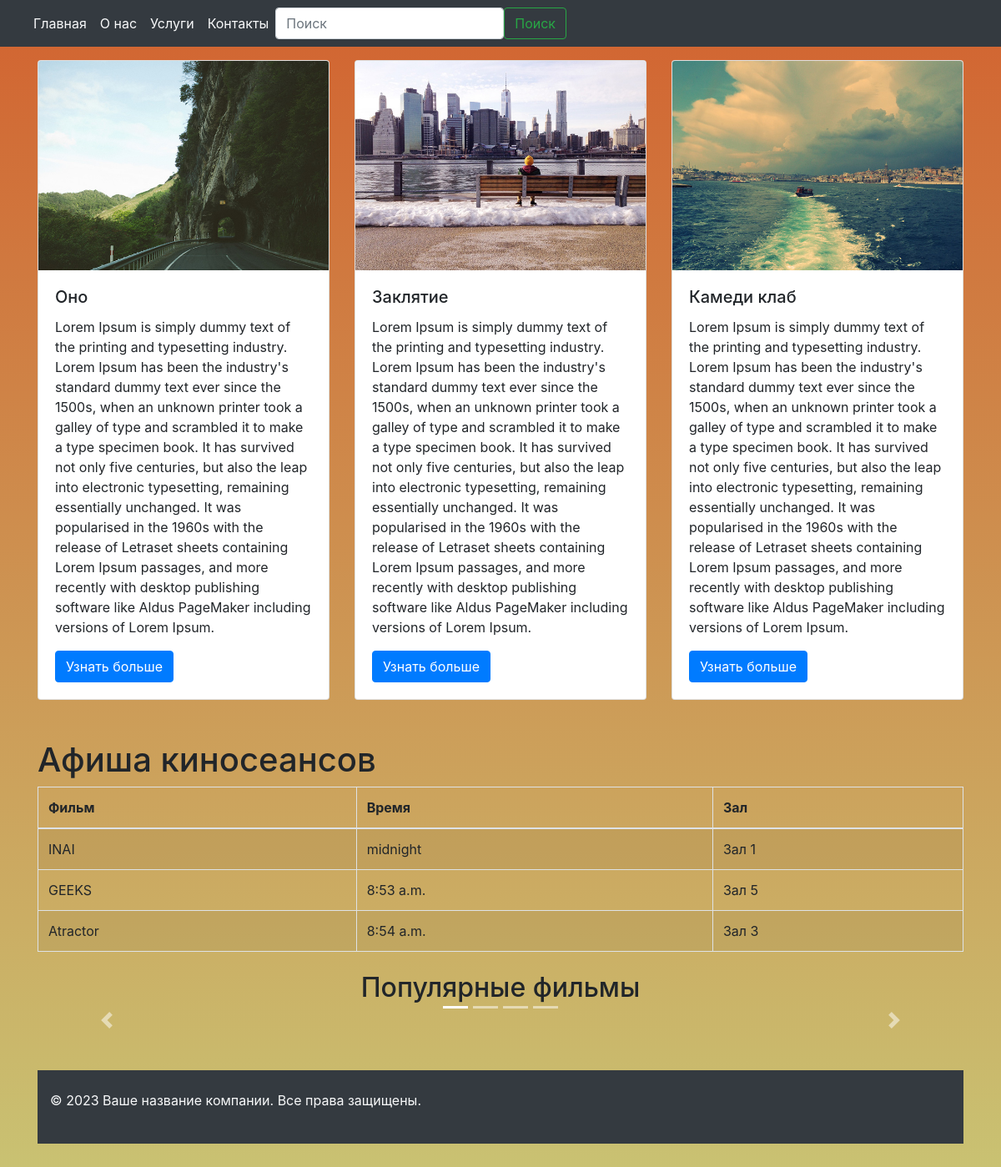
The page / on the database its author committed.
### main_page/models.py (models this page shows, shortened)
class FilmModel(models.Model):
    GENRE = (
        ('Horror', 'Horror'),
        ('Comedy', 'Comedy')
    )
    title = models.CharField(max_length=100)
    description = models.TextField()
    image = models.ImageField(upload_to='film/')
    cost = models.PositiveIntegerField()
    genre = models.CharField(max_length=100, choices=GENRE)
    created_at = models.DateTimeField(auto_now_add=True)
    class Meta:
        verbose_name = 'Film'
        verbose_name_plural = 'Films'

class AfishaTable(models.Model):
    film_name = models.CharField(max_length=100, verbose_name='enter your film name')
    time_hall = models.TimeField(verbose_name='enter this time')
    hall = models.PositiveIntegerField(validators=[MaxValueValidator(5)])

class Slider(models.Model):
    slide = models.URLField()

### main_page/views.py (the view)
# urls.py: path('', MainView.as_view()),
class MainView(generic.View):
    def get(self, request):
        string_ = StringRun.objects.all()
        film_list = FilmModel.objects.all()
        afisha_list = AfishaTable.objects.all()
        slider = Slider.objects.all()
        return render(
            request,
            template_name='main_page/index.html',
            context={
                'string_': string_,
                'film_list': film_list,
                'afisha_list': afisha_list,
                'slider': slider,
            }
        )

### templates/main_page/index.html (shortened to what this page needs)
{% include 'menu_footer/header.html' %}
<div class="container my-5 mt-4">
    <div class="row">
        {% for film in film_list %}
        <div class="col-md-4">
            <div class="card mb-4">
                <img src="{{film.image.url}}" class="card-img-top" alt="Изображение 1">
                <div class="card-body">
                    <h5 class="card-title">{{film.title}}</h5>
                    <p class="card-text">{{film.description}}</p>
                    <a href="/film_detail/{{film.id}}/" class="btn btn-primary">Узнать больше</a>
                </div>
            </div>
        </div>
        {% endfor %}
    </div>
    <h1 class="mt-4">Афиша киносеансов</h1>
    <table class="table table-bordered table-striped">
        <thead>
        <tr>
            <th>Фильм</th>
            <th>Время</th>
            <th>Зал</th>
        </tr>
        </thead>
        <tbody>
        {% for i in afisha_list %}
        <tr>
            <td>{{i.film_name}}</td>
            <td>{{i.time_hall}}</td>
            <td>Зал {{i.hall}}</td>
        </tr>
        {% endfor %}
        </tbody>
    </table>
    <h2 class="mt-4 text-center">Популярные фильмы</h2>
    <div id="myCarousel" class="carousel slide" data-ride="carousel">
    <ol class="carousel-indicators">
        {% for slide in slider %}
        <li data-target="#myCarousel" data-slide-to="{{ forloop.counter0 }}" {% if forloop.first %}class="active"{% endif %}></li>
        {% endfor %}
    </ol>
    <div class="carousel-inner">
        {% for slide in slider %}
        <div class="carousel-item {% if forloop.first %}active{% endif %} text-center">
            <div class="carousel-caption">
            </div>
        </div>
        {% endfor %}
    </div>
    <a class="carousel-control-prev" href="#myCarousel" role="button" data-slide="prev">
        <span class="carousel-control-prev-icon" aria-hidden="true"></span>
    </a>
    <a class="carousel-control-next" href="#myCarousel" role="button" data-slide="next">
        <span class="carousel-control-next-icon" aria-hidden="true"></span>
    </a>
</div>
    {% include 'menu_footer/footer.html' %}

### templates/menu_footer/header.html (style rules this page uses)
body { background: linear-gradient(to bottom, #d26330, #c9c373); }

### rows shown on the page
FilmModel: image (picture), title "Оно", description "Lorem Ipsum is simply dummy text of the printing and typesetting industry. Lorem Ipsum has been the industry's standard dummy text ever since the 1500s, when an unknown printer took a galley of type and scrambled it to make a type specimen book. It has survived not only five centuries, but also the leap into electronic typesetting, remaining essentially unchanged. It was popularised in the 1960s with the release of Letraset sheets containing Lorem Ipsum passages, and more recently with desktop publishing software like Aldus PageMaker including versions of Lorem Ipsum."
FilmModel: image (picture), title "Заклятие", description "Lorem Ipsum is simply dummy text of the printing and typesetting industry. Lorem Ipsum has been the industry's standard dummy text ever since the 1500s, when an unknown printer took a galley of type and scrambled it to make a type specimen book. It has survived not only five centuries, but also the leap into electronic typesetting, remaining essentially unchanged. It was popularised in the 1960s with the release of Letraset sheets containing Lorem Ipsum passages, and more recently with desktop publishing software like Aldus PageMaker including versions of Lorem Ipsum."
FilmModel: image (picture), title "Камеди клаб", description "Lorem Ipsum is simply dummy text of the printing and typesetting industry. Lorem Ipsum has been the industry's standard dummy text ever since the 1500s, when an unknown printer took a galley of type and scrambled it to make a type specimen book. It has survived not only five centuries, but also the leap into electronic typesetting, remaining essentially unchanged. It was popularised in the 1960s with the release of Letraset sheets containing Lorem Ipsum passages, and more recently with desktop publishing software like Aldus PageMaker including versions of Lorem Ipsum."
AfishaTable: film_name "INAI", time_hall "midnight", hall "1"
AfishaTable: film_name "GEEKS", time_hall "8:53 a.m.", hall "5"
AfishaTable: film_name "Atractor", time_hall "8:54 a.m.", hall "3"
